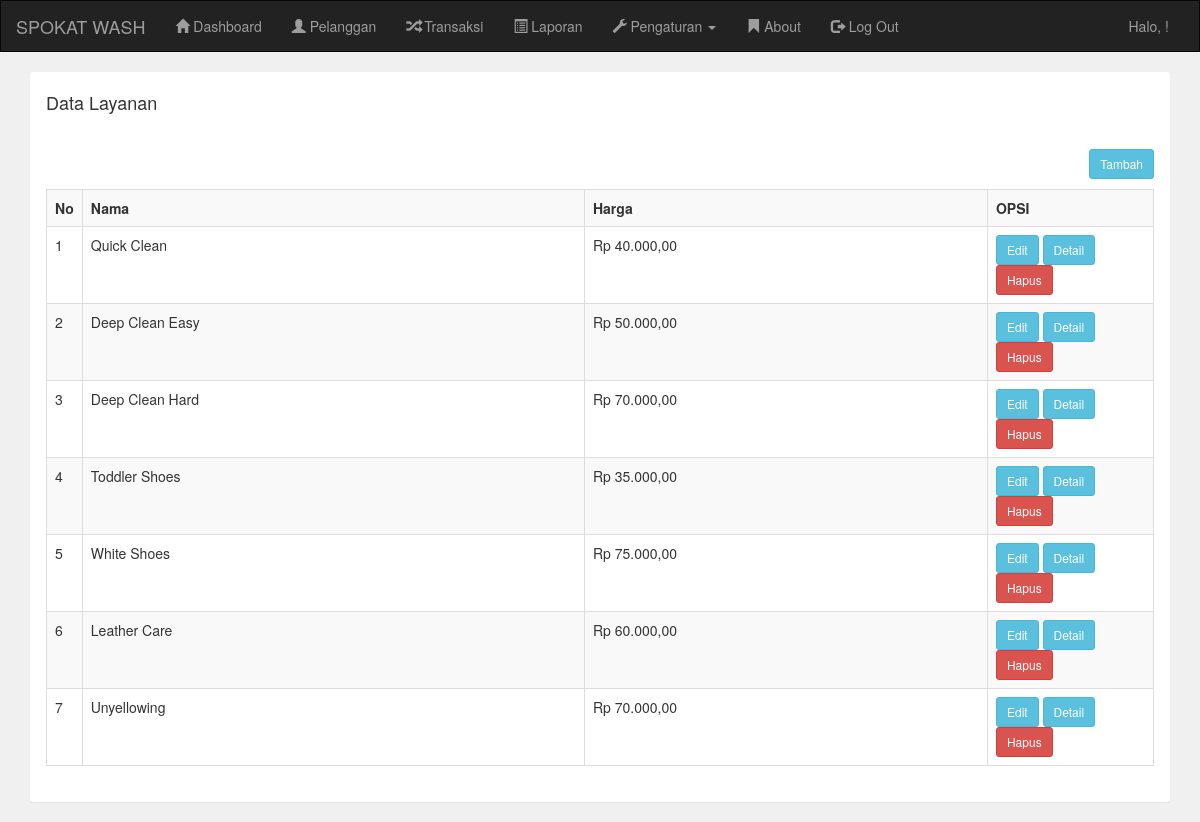
The app's page /admin/layanan.php (signed in) with its own data.
### tables this page shows
CREATE TABLE `layanan` (
  `id_layanan` int(11) NOT NULL,
  `nama_layanan` varchar(30) NOT NULL,
  `harga` int(11) NOT NULL
);

### admin/layanan.php (the view)
<?php include 'header.php'; ?>
<div class="container">
    <div class="panel">
        <div class="panel-heading">
            <h4>Data Layanan</h4>
        </div>
        <div class="panel-body">
            <a href="layanan_tambah.php" class="btn btn-sm btn-info pull-right">Tambah</a>
            <br/>
            <br/>
            <table class="table table-bordered table-striped">
                <tr>
                    <th width="1%">No</th>
                    <th>Nama</th>
                    <th>Harga</th>
                    <th width="15%">OPSI</th>
                </tr>
                <?php
                include '../koneksi.php';
                $data = mysqli_query($koneksi,"select * from layanan");
                $no = 1;
                while($d=mysqli_fetch_array($data)){
                    ?>
                    <tr>
                        <td><?php echo $no++; ?></td>
                        <td><?php echo $d['nama_layanan'] ?></td>
                        <td><?php echo "Rp " . number_format($d['harga'],2,',','.') ?></td>
                        <td>
                            <a href="layanan_edit.php?id=<?php echo $d['id_layanan']; ?>" class="btn btn-sm btn-info">Edit</a>
                            <a href="layanan_detail.php?id=<?php echo $d['id_layanan']; ?>" class="btn btn-sm btn-info">Detail</a>
                            <a href="layanan_hapus.php?id=<?php echo $d['id_layanan']; ?>" class="btn btn-sm btn-danger">Hapus</a>
                        </td>
                    </tr>
                    <?php
                }
                ?>
            </table>
        </div>
    </div>
</div>
<?php include 'footer.php'; ?>

### admin/header.php (shortened to what this page needs)
<!DOCTYPE html>
<html>
<head>
    <link rel="stylesheet" type="text/css" href="../assets/css/bootstrap.css">
</head>
<body style="background: #f0f0f0">
    <nav class="navbar navbar-inverse" style="border-radius: 0px">
        <div class="container-fluid">
            <div class="navbar-header">
                <a class="navbar-brand" href="index.php">SPOKAT WASH</a>
            </div>
            <div class="collapse navbar-collapse" id="bs-example-navbar-collapse-1">
                <ul class="nav navbar-nav">
            <li><a href="index.php"><i class="glyphicon glyphicon-home"></i> Dashboard</a></li>
            <li><a href="pelanggan.php"><i class="glyphicon glyphicon-user"></i> Pelanggan</a></li>
            <li><a href="transaksi.php"><i class="glyphicon glyphicon-random"></i> Transaksi</a></li>
            <li><a href="laporan.php"><i class="glyphicon glyphicon-list-alt"></i> Laporan</a></li>
            <li class="dropdown"> <a href="#" class="dropdown-toggle" data-toggle="dropdown" role="button" aria-haspopup="true" aria-expanded="false">
            <i class="glyphicon glyphicon-wrench"></i> Pengaturan <span class="caret"></span></a>
                </li>
                    <li><a href="about.php"><i class="glyphicon glyphicon-bookmark"></i> About</a></li>
                    <li><a href="logout.php"><i class="glyphicon glyphicon-log-out"></i> Log Out</a></li>
                </ul>
                <ul class="nav navbar-nav navbar-right">
                    <li>
                        <p class="navbar-text">Halo, <b> <?php echo $_SESSION['username']; ?></b> !</p>
                    </li>
                </ul>
            </div>
        </div>
    </nav>

### admin/footer.php
</body>
</html>

### records on screen
layanan: nama_layanan "Quick Clean", harga "40.000,00"
layanan: nama_layanan "Deep Clean Easy", harga "50.000,00"
layanan: nama_layanan "Deep Clean Hard", harga "70.000,00"
layanan: nama_layanan "Toddler Shoes", harga "35.000,00"
layanan: nama_layanan "White Shoes", harga "75.000,00"
layanan: nama_layanan "Leather Care", harga "60.000,00"
layanan: nama_layanan "Unyellowing", harga "70.000,00"
